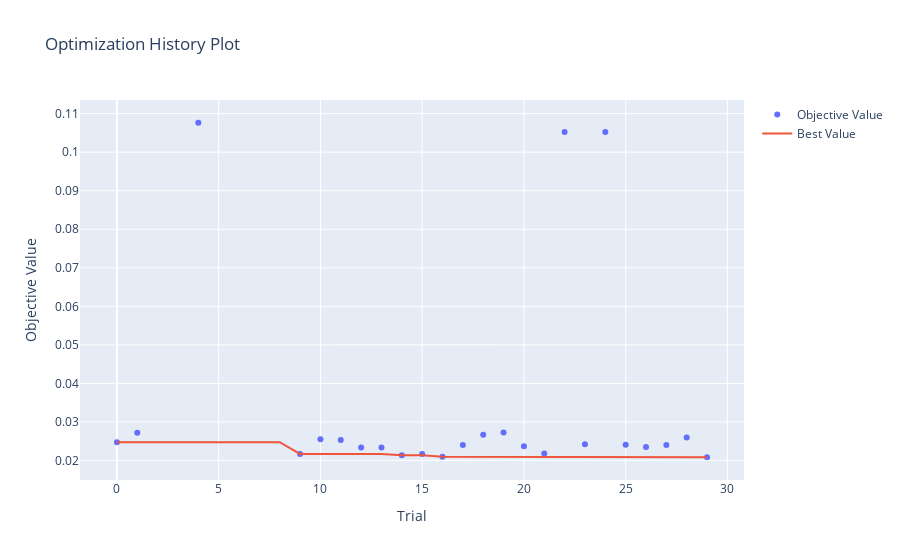

The notebook cell this image was saved under:
### Code cell
# Plot optimization history
vis.plot_optimization_history(study)

### Figure 1 — Plotly figure (JSON) as saved in the notebook; plotly's stock layout.template omitted (floating-point values rounded to 4 significant figures)
{"data": [{"mode": "markers", "name": "Objective Value", "type": "scatter", "x": [0, 1, 4, 9, 10, 11, 12, 13, 14, 15, 16, 17, 18, 19, 20, 21, 22, 23, 24, 25, 26, 27, 28, 29], "y": [0.02476, 0.02721, 0.1076, 0.02171, 0.0255, 0.0253, 0.0234, 0.0234, 0.02134, 0.02167, 0.021, 0.02402, 0.02667, 0.02729, 0.02372, 0.02184, 0.1052, 0.02425, 0.1052, 0.02411, 0.02348, 0.02404, 0.02598, 0.02084]}, {"mode": "lines", "name": "Best Value", "type": "scatter", "x": [0, 1, 2, 3, 4, 5, 6, 7, 8, 9, 10, 11, 12, 13, 14, 15, 16, 17, 18, 19, 20, 21, 22, 23, 24, 25, 26, 27, 28, 29], "y": [0.02476, 0.02476, 0.02476, 0.02476, 0.02476, 0.02476, 0.02476, 0.02476, 0.02476, 0.02171, 0.02171, 0.02171, 0.02171, 0.02171, 0.02134, 0.02134, 0.021, 0.021, 0.021, 0.021, 0.021, 0.021, 0.021, 0.021, 0.021, 0.021, 0.021, 0.021, 0.021, 0.02084]}, {"marker": {"color": "#cccccc"}, "mode": "markers", "name": "Infeasible Trial", "showlegend": false, "type": "scatter", "x": [], "y": []}], "layout": {"title": {"text": "Optimization History Plot"}, "xaxis": {"title": {"text": "Trial"}}, "yaxis": {"title": {"text": "Objective Value"}}}}
